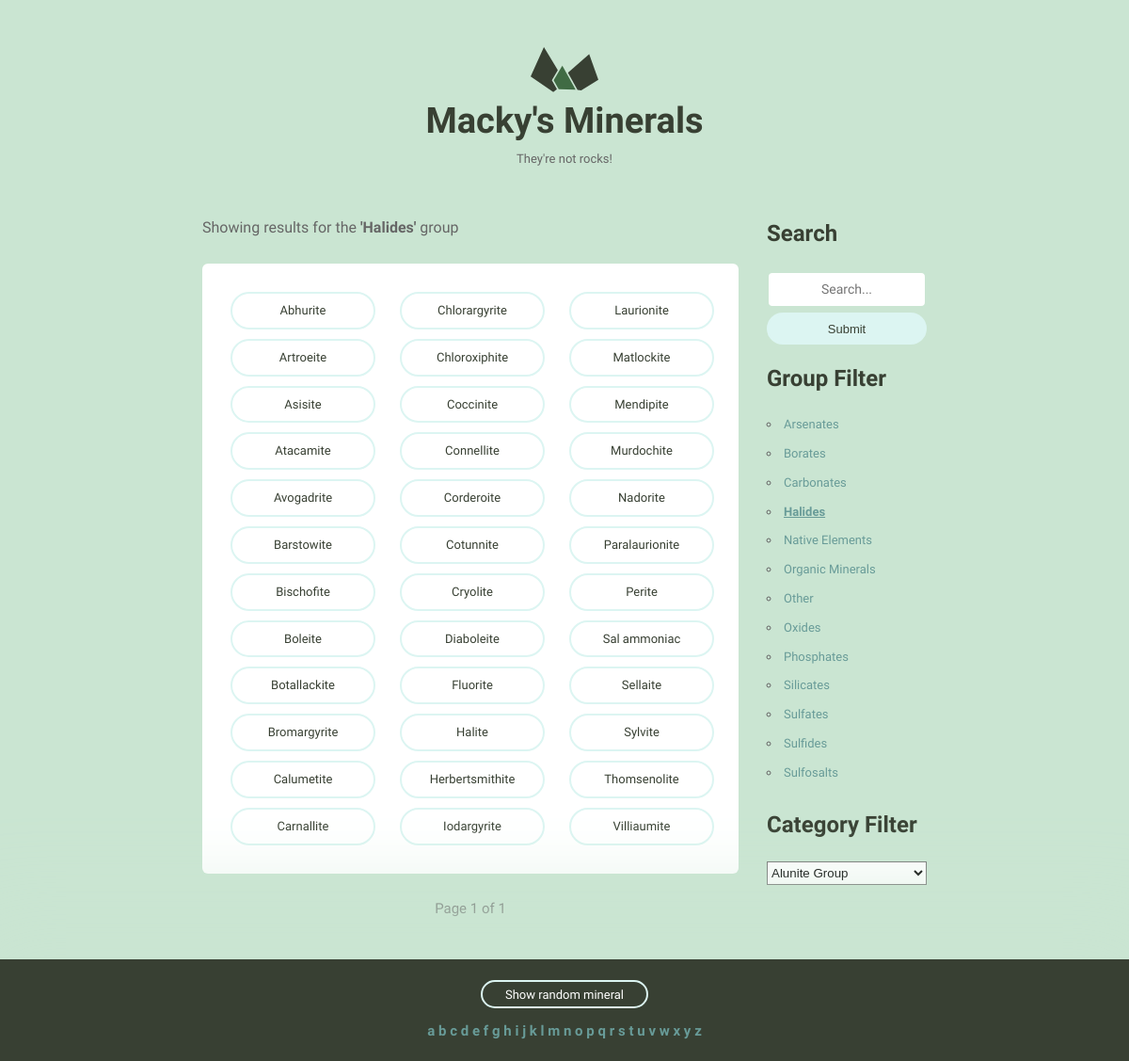
Page /?group=Halides on the committed database.
### mineral_detail/models.py (models this page shows, shortened)
class Group(models.Model):
    name = models.CharField(max_length=500)

class Mineral(models.Model):
    name = models.CharField(max_length=500)
    image_filename = models.CharField(max_length=500)
    image_caption = models.CharField(max_length=500)
    formula = models.CharField(max_length=500, blank=True)
    strunz = models.CharField(max_length=500, blank=True)
    crystal_system = models.CharField(max_length=500)
    unit_cell = models.CharField(max_length=500, blank=True)
    color = models.CharField(max_length=500, blank=True)
    crystal_symmetry = models.CharField(max_length=500, blank=True)
    cleavage = models.CharField(max_length=500, blank=True)
    mohs_scale = models.CharField(max_length=500, blank=True)
    luster = models.CharField(max_length=500, blank=True)
    streak = models.CharField(max_length=500, blank=True)
    diaphaneity = models.CharField(max_length=500, blank=True)
    optical_prop = models.CharField(max_length=500, blank=True)
    refractive_index = models.CharField(max_length=500, blank=True)
    crystal_habit = models.CharField(max_length=500, blank=True)
    specific_gravity = models.CharField(max_length=500, blank=True)
    categories = models.ManyToManyField(Category)
    group = models.ForeignKey(Group, on_delete=models.CASCADE)
    def first_name(self):
        return self.name.split(", ")[0]

### mineral_catalog/views.py (the view)
# urls.py: path('', views.index, name='index'),
def index(request):
    search_box_query = request.GET.get('search-box', None)
    group_search_query = request.GET.get('group', None)
    category_search_query = request.GET.get('cat', None)
    searched_letter = None
    if search_box_query:
        query = Q(group__name__icontains=search_box_query) | Q(categories__name__icontains=search_box_query)
        for field in Mineral._meta.get_fields():
            if field.name not in ['id', 'group', 'categories']:
                query |= Q(**{field.name + '__icontains': search_box_query})
    elif group_search_query:
        query = Q(group__name=group_search_query)
    elif category_search_query:
        query = Q(categories__name=category_search_query)
    else:
        searched_letter = request.GET.get('letter', 'a')
        query = Q(name__istartswith=searched_letter)
    filtered_minerals = Mineral.objects.filter(query).distinct()
    all_mineral_ids = Mineral.objects.all().values('id')
    rand_num = random.randint(1, all_mineral_ids.count())
    paginator = Paginator(filtered_minerals, 101)
    page = request.GET.get('page')
    minerals = paginator.get_page(page)
    groups = Group.objects.values('name').order_by('name')
    categories = Category.objects.values('name').order_by('name')
    context = {
        'minerals': minerals,
        'rand_mineral': rand_num,
        'letters': string.ascii_lowercase,
        'searched_letter': searched_letter,
        'searched_category': category_search_query,
        'searched_group': group_search_query,
        'search_term': search_box_query,
        'mineral_groups': groups,
        'mineral_categories': categories,
    }
    return render(request, 'index.html', context)

### mineral_detail/templatetags/custom_tags.py (called while the page is built)
@register.simple_tag(name='url_filter_replace')
def url_filter_replace(request, field, value):
    url_string = request.GET.copy()
    return u"/?{}={}".format(field, value)

### templates/index.html (shortened to what this page needs)
{% extends "layout.html" %}
{% block content %}
    {% if not minerals and search_term %}
        <div class="minerals__empty">
            <h2>No minerals found</h2>
            <p>No matches for '{{ search_term }}'. Please try a different search term.</p>
        </div>
    {% else %}
        {% if search_term %}
            <div>
                <p>Showing results for <span class="search-term">'{{ search_term }}'</span> in all mineral fields</p>
            </div>
        {% elif searched_group %}
            <div>
                <p>Showing results for the <span class="search-term">'{{ searched_group }}'</span> group</p>
            </div>
        {% elif searched_category %}
            <div>
                <p>Showing results for the <span class="search-term">'{{ searched_category }}'</span> category</p>
            </div>
        {% elif searched_letter %}
            <div>
                <p>Showing results for mineral names beginning with '{{ searched_letter|upper }}'</p>
            </div>
        {% endif %}
        <ul class="minerals__container">
            {% for mineral in minerals %}
                <li class="minerals__item">
                    <a class="minerals__anchor"
                       href="{% url 'mineral_detail' mineral.pk %}">{{ mineral.first_name }}</a>
                </li>
            {% endfor %}
        </ul>
    {% endif %}
    {% if minerals %}
        <div class="pagination">
            <div class="current">
                Page {{ minerals.number }} of {{ minerals.paginator.num_pages }}
            </div>
        </div>
    {% endif %}
{% endblock %}

### static/css/global.css (style rules this page uses)
html { font-family: sans-serif; -ms-text-size-adjust: 100%; -webkit-text-size-adjust: 100%; }
body { margin: 0; }
a { background-color: transparent; }
html { font-size: 62.5%; }
body { background-color: #CAE5D2; font-size: 1.5em; line-height: 1.6; font-weight: 400; font-family: "Cousine"; color: #666; }
p { margin-top: 0; font-size: 1.6rem; }
a { color: #689b98; text-decoration: none; -webkit-transition: color 0.2s; -moz-transition: color 0.2s; -ms-transition: color 0.2s; -o-transition: color 0.2s; transition: color 0.2s; }
ul { list-style: circle inside; padding-left: 0; margin-top: 0; }
li { margin-bottom: 1rem; font-size: 1.3rem; }
table, p, ul { margin-bottom: 2.5rem; }
.minerals__container { background-color: #fff; border-radius: 6px; list-style: none; padding: 30px 30px 20px 30px; -webkit-column-gap: 30px; -moz-column-gap: 30px; column-gap: 30px; }
@media (min-width: 640px) { .minerals__container { -webkit-column-count: 3; -moz-column-count: 3; column-count: 3; } }
.minerals__anchor { border: solid 2px #DCF5F2; border-radius: 100px; color: #384033; display: block; font-size: 13px; text-align: center; padding: 8px 0 7px 0; width: 100%; transition: background-color 200ms ease-in-out, font-weight 200ms ease-in-out, color 200ms ease-in-out; }
.pagination { text-align: center; }
.current { display: block; }

### static/css/custom.css (style rules this page uses)
.search-term { font-weight: bold; }

### rows in the picture
Group: name "Halides"
Mineral: first_name "Abhurite"
Mineral: first_name "Artroeite"
Mineral: first_name "Asisite"
Mineral: first_name "Atacamite"
Mineral: first_name "Avogadrite"
Mineral: first_name "Barstowite"
Mineral: first_name "Bischofite"
Mineral: first_name "Boleite"
Mineral: first_name "Botallackite"
Mineral: first_name "Bromargyrite"
Mineral: first_name "Calumetite"
Mineral: first_name "Carnallite"
Mineral: first_name "Chlorargyrite"
Mineral: first_name "Chloroxiphite"
Mineral: first_name "Coccinite"
Mineral: first_name "Connellite"
Mineral: first_name "Corderoite"
Mineral: first_name "Cotunnite"
Mineral: first_name "Cryolite"
Mineral: first_name "Diaboleite"
Mineral: first_name "Fluorite"
Mineral: first_name "Halite"
Mineral: first_name "Herbertsmithite"
Mineral: first_name "Iodargyrite"
Mineral: first_name "Laurionite"
Mineral: first_name "Matlockite"
Mineral: first_name "Mendipite"
Mineral: first_name "Murdochite"
Mineral: first_name "Nadorite"
Mineral: first_name "Paralaurionite"
Mineral: first_name "Perite"
Mineral: first_name "Sal ammoniac"
Mineral: first_name "Sellaite"
Mineral: first_name "Sylvite"
Mineral: first_name "Thomsenolite"
Mineral: first_name "Villiaumite"

### other values in the picture
{{ minerals.number }} "1"
{{ minerals.paginator.num_pages }} "1"
{{ group.name|title }} "Arsenates" "Borates" "Carbonates" "Halides" "Native Elements" "Organic Minerals" "Other" "Oxides" "Phosphates" "Silicates" "Sulfates" "Sulfides" "Sulfosalts"
{{ letter }} "a" "b" "c" "d" "e" "f" "g" "h" "i" "j" "k" "l" "m" "n" "o" "p" "q" "r" "s" "t" "u" "v" "w" "x" "y" "z"
form field value "Alunite Group"
